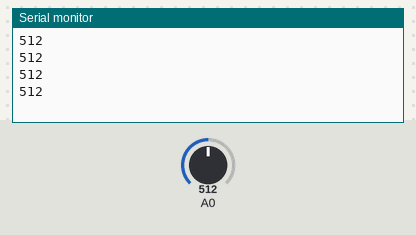
A sketch run on a simulated Arduino Uno, built with avr-gcc and run on an emulated ATmega328P. Parts: the last lines printed to the serial monitor. The inputs (shaded band) are chosen by the test bench; at power-on: A0 = 512.

Above: at 1.2 s.
1.3 s: A0 set to 716
At 1.71 s:
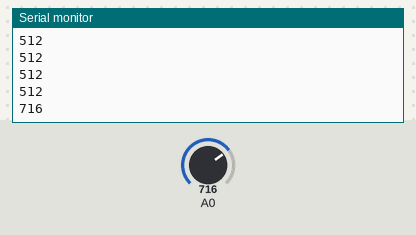
2.8 s: A0 set to 900
At 2.91 s:
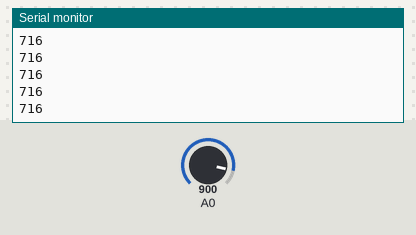
Timing chart, 0 to 5.8 s (numbered marks = the images above; inputs shaded):
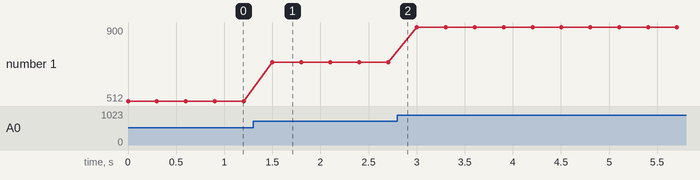

The sketch:

QRD1114.ino
```cpp
int onoff;

void setup() {
  // put your setup code here, to run once:
  Serial.begin(9600);
}

void loop() {
  // put your main code here, to run repeatedly:
  //onoff = digitalRead(signal);
  onoff = analogRead(A0);
  Serial.println(onoff);
  delay(300);
}
```

Measured:
- after the input at 1.3 s, the serial monitor: prints a new line after 0.20 s (image 1)
- plotted number 1: 512 → 716 after the input at 1.3 s, 716 → 900 after the input at 2.8 s
